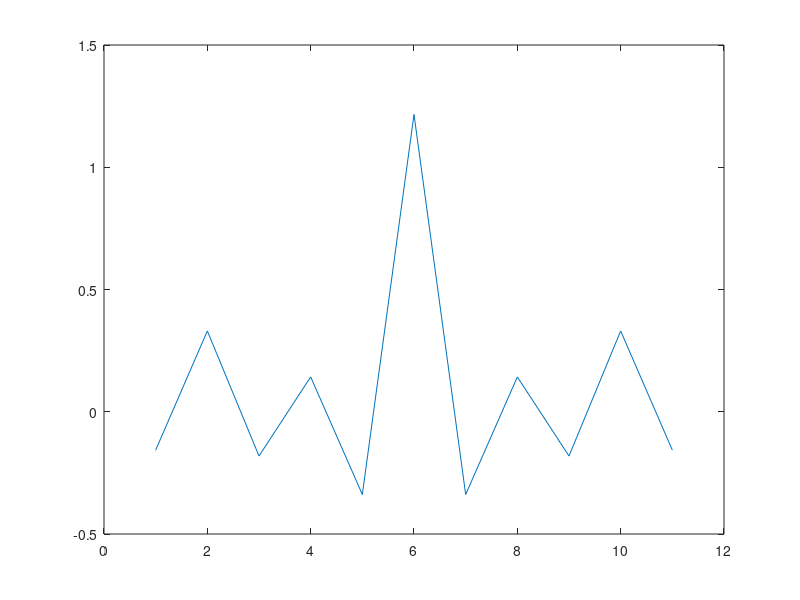
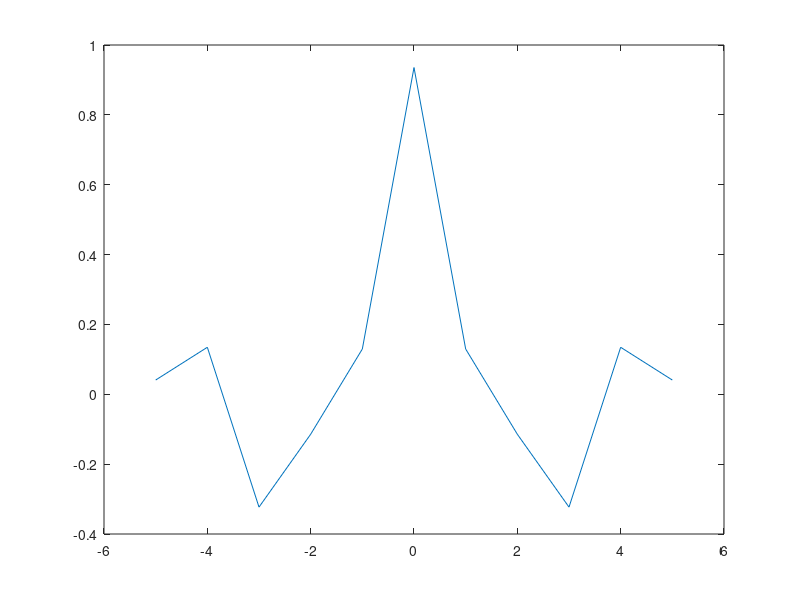
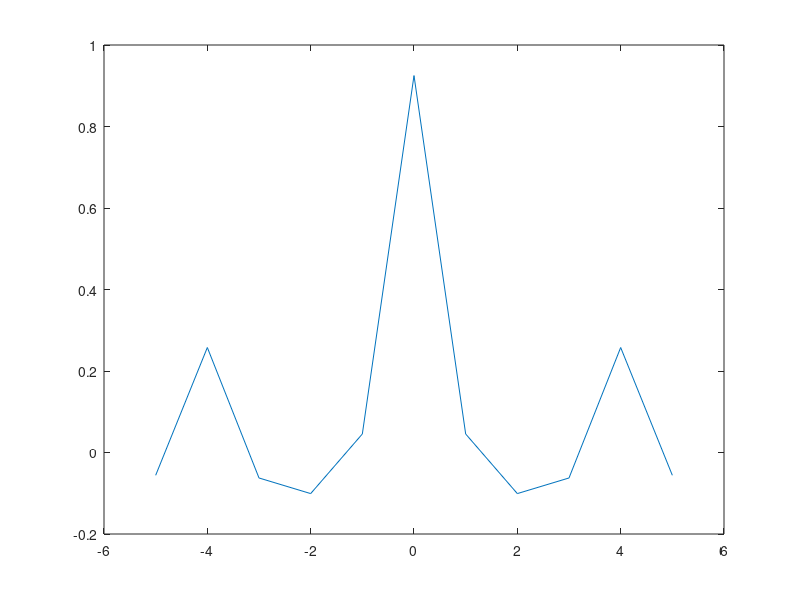
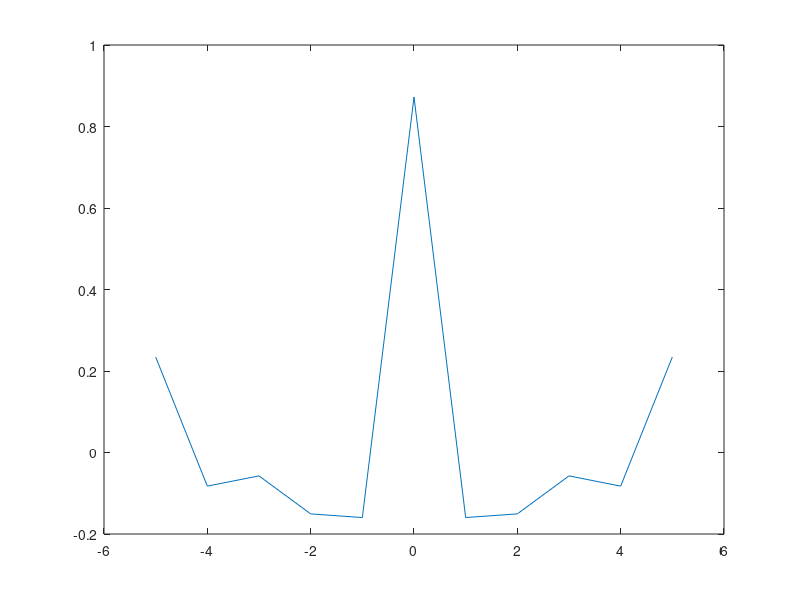

The MATLAB source for these figures, in order:
function [] = ex4a()
    %M = 1    
    %while(M~=0)
        x = randn(1,10); % media 0 , dispersia 1 /// zero mean and unit variance
        M = mean(x);
    %end
    [rx,lag] = xcorr(x,5,'biased');
    figure(1)
    plot(rx)
    %lag
    for i=1:10
        x = randn(1,10+2*i);
        [rx,lag] = xcorr(x,5,'biased');
        figure(i+1)
        plot(lag,rx)
    end
    
    
    
end